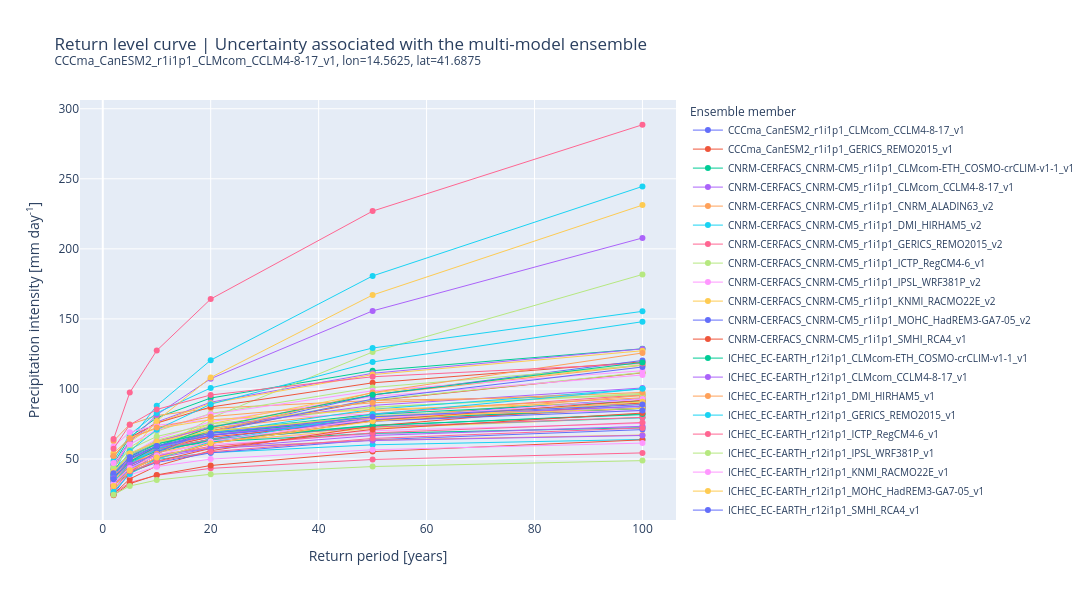

Write notebook code for a chart like this one.
### Markdown cell above
So far, we have only used one climate model - but the power lies in using multiple models! So, let's estimate the sensitivity of the return period to the climate model employed.

### Code cell
# read all models 
print(f"Reading {sample_point_file}")
sample_point_df = pd.read_csv(sample_point_file, parse_dates=['year'])
sample_point_df['year'] = sample_point_df['year'].dt.year
print(f"Number of unique ensemble members: {sample_point_df['member_id'].nunique()}")
unique_members = sample_point_df['member_id'].unique()

# use plotly to plot the return level curve for each member_id and remove the legend for each member_id to avoid overcrowding the legend, and add a single legend entry for all member_ids
import plotly.graph_objects as go
fig = go.Figure()
for member in unique_members:
    member_df = sample_point_df[sample_point_df['member_id'] == member]
    annual_max_per_member = member_df.groupby('year')['rx1day'].max().dropna()
    if len(annual_max_per_member) < 5:
        continue
    gev_params_member = genextreme.fit(annual_max_per_member)
    return_levels_member = genextreme.ppf(1 - 1/return_periods, *gev_params_member)
    fig.add_trace(go.Scatter(x=return_periods, y=return_levels_member, mode='lines+markers', name=f'{member}', line=dict(width=1), marker=dict(size=6)))
fig.update_layout(title=f'Return level curve | Uncertainty associated with the multi-model ensemble<br><sup>{point_df["member_id"].unique()[0]}, lon={point_df["lon"].unique()[0]}, lat={point_df["lat"].unique()[0]}</sup>', 
                  xaxis_title='Return period [years]', 
                  yaxis_title='Precipitation intensity [mm day<sup>-1</sup>]', 
                  legend_title='Ensemble member', legend=dict(font=dict(size=10), bgcolor='rgba(255,255,255,0.5)'),
                  width=1200, height=600)
fig.show()

### Figure 1 — Plotly figure (JSON) as saved in the notebook; plotly's stock layout.template omitted (floating-point values rounded to 4 significant figures)
{"data": [{"line": {"width": 1}, "marker": {"size": 6}, "mode": "lines+markers", "name": "CCCma_CanESM2_r1i1p1_CLMcom_CCLM4-8-17_v1", "type": "scatter", "x": [2, 5, 10, 20, 50, 100], "y": [38.87, 52.38, 61.14, 69.41, 79.92, 87.66]}, {"line": {"width": 1}, "marker": {"size": 6}, "mode": "lines+markers", "name": "CCCma_CanESM2_r1i1p1_GERICS_REMO2015_v1", "type": "scatter", "x": [2, 5, 10, 20, 50, 100], "y": [31.66, 45.27, 56.76, 70.12, 91.61, 111.5]}, {"line": {"width": 1}, "marker": {"size": 6}, "mode": "lines+markers", "name": "CNRM-CERFACS_CNRM-CM5_r1i1p1_CLMcom-ETH_COSMO-crCLIM-v1-1_v1", "type": "scatter", "x": [2, 5, 10, 20, 50, 100], "y": [46.44, 65.66, 79.44, 93.5, 113.0, 128.7]}, {"line": {"width": 1}, "marker": {"size": 6}, "mode": "lines+markers", "name": "CNRM-CERFACS_CNRM-CM5_r1i1p1_CLMcom_CCLM4-8-17_v1", "type": "scatter", "x": [2, 5, 10, 20, 50, 100], "y": [45.56, 63.07, 76.35, 90.51, 111.2, 128.6]}, {"line": {"width": 1}, "marker": {"size": 6}, "mode": "lines+markers", "name": "CNRM-CERFACS_CNRM-CM5_r1i1p1_CNRM_ALADIN63_v2", "type": "scatter", "x": [2, 5, 10, 20, 50, 100], "y": [62.85, 74.63, 80.98, 86.16, 91.76, 95.26]}, {"line": {"width": 1}, "marker": {"size": 6}, "mode": "lines+markers", "name": "CNRM-CERFACS_CNRM-CM5_r1i1p1_DMI_HIRHAM5_v2", "type": "scatter", "x": [2, 5, 10, 20, 50, 100], "y": [38.49, 63.42, 88.06, 120.5, 180.7, 244.6]}, {"line": {"width": 1}, "marker": {"size": 6}, "mode": "lines+markers", "name": "CNRM-CERFACS_CNRM-CM5_r1i1p1_GERICS_REMO2015_v2", "type": "scatter", "x": [2, 5, 10, 20, 50, 100], "y": [33.95, 46.36, 56.02, 66.53, 82.23, 95.76]}, {"line": {"width": 1}, "marker": {"size": 6}, "mode": "lines+markers", "name": "CNRM-CERFACS_CNRM-CM5_r1i1p1_ICTP_RegCM4-6_v1", "type": "scatter", "x": [2, 5, 10, 20, 50, 100], "y": [26.34, 40.59, 56.4, 79.24, 126.4, 181.7]}, {"line": {"width": 1}, "marker": {"size": 6}, "mode": "lines+markers", "name": "CNRM-CERFACS_CNRM-CM5_r1i1p1_IPSL_WRF381P_v2", "type": "scatter", "x": [2, 5, 10, 20, 50, 100], "y": [39.81, 48.72, 54.63, 60.3, 67.65, 73.15]}, {"line": {"width": 1}, "marker": {"size": 6}, "mode": "lines+markers", "name": "CNRM-CERFACS_CNRM-CM5_r1i1p1_KNMI_RACMO22E_v2", "type": "scatter", "x": [2, 5, 10, 20, 50, 100], "y": [43.98, 62.05, 75.54, 89.76, 110.2, 127.3]}, {"line": {"width": 1}, "marker": {"size": 6}, "mode": "lines+markers", "name": "CNRM-CERFACS_CNRM-CM5_r1i1p1_MOHC_HadREM3-GA7-05_v2", "type": "scatter", "x": [2, 5, 10, 20, 50, 100], "y": [34.12, 45.38, 54.37, 64.36, 79.6, 93.03]}, {"line": {"width": 1}, "marker": {"size": 6}, "mode": "lines+markers", "name": "CNRM-CERFACS_CNRM-CM5_r1i1p1_SMHI_RCA4_v1", "type": "scatter", "x": [2, 5, 10, 20, 50, 100], "y": [38.11, 49.35, 57.4, 65.62, 77.04, 86.21]}, {"line": {"width": 1}, "marker": {"size": 6}, "mode": "lines+markers", "name": "ICHEC_EC-EARTH_r12i1p1_CLMcom-ETH_COSMO-crCLIM-v1-1_v1", "type": "scatter", "x": [2, 5, 10, 20, 50, 100], "y": [38.73, 49.4, 56.79, 64.12, 73.99, 81.68]}, {"line": {"width": 1}, "marker": {"size": 6}, "mode": "lines+markers", "name": "ICHEC_EC-EARTH_r12i1p1_CLMcom_CCLM4-8-17_v1", "type": "scatter", "x": [2, 5, 10, 20, 50, 100], "y": [43.03, 62.27, 81.58, 107.3, 155.7, 207.8]}, {"line": {"width": 1}, "marker": {"size": 6}, "mode": "lines+markers", "name": "ICHEC_EC-EARTH_r12i1p1_DMI_HIRHAM5_v1", "type": "scatter", "x": [2, 5, 10, 20, 50, 100], "y": [31.78, 46.32, 58.59, 72.84, 95.72, 116.9]}, {"line": {"width": 1}, "marker": {"size": 6}, "mode": "lines+markers", "name": "ICHEC_EC-EARTH_r12i1p1_GERICS_REMO2015_v1", "type": "scatter", "x": [2, 5, 10, 20, 50, 100], "y": [35.0, 44.22, 49.68, 54.48, 60.11, 63.94]}, {"line": {"width": 1}, "marker": {"size": 6}, "mode": "lines+markers", "name": "ICHEC_EC-EARTH_r12i1p1_ICTP_RegCM4-6_v1", "type": "scatter", "x": [2, 5, 10, 20, 50, 100], "y": [25.19, 33.15, 38.36, 43.31, 49.64, 54.34]}, {"line": {"width": 1}, "marker": {"size": 6}, "mode": "lines+markers", "name": "ICHEC_EC-EARTH_r12i1p1_IPSL_WRF381P_v1", "type": "scatter", "x": [2, 5, 10, 20, 50, 100], "y": [35.47, 47.8, 58.48, 71.16, 92.0, 111.7]}, {"line": {"width": 1}, "marker": {"size": 6}, "mode": "lines+markers", "name": "ICHEC_EC-EARTH_r12i1p1_KNMI_RACMO22E_v1", "type": "scatter", "x": [2, 5, 10, 20, 50, 100], "y": [38.0, 49.33, 56.28, 62.55, 70.13, 75.45]}, {"line": {"width": 1}, "marker": {"size": 6}, "mode": "lines+markers", "name": "ICHEC_EC-EARTH_r12i1p1_MOHC_HadREM3-GA7-05_v1", "type": "scatter", "x": [2, 5, 10, 20, 50, 100], "y": [35.55, 46.76, 54.41, 61.93, 71.92, 79.61]}, {"line": {"width": 1}, "marker": {"size": 6}, "mode": "lines+markers", "name": "ICHEC_EC-EARTH_r12i1p1_SMHI_RCA4_v1", "type": "scatter", "x": [2, 5, 10, 20, 50, 100], "y": [38.28, 50.46, 58.82, 67.06, 78.06, 86.57]}, {"line": {"width": 1}, "marker": {"size": 6}, "mode": "lines+markers", "name": "ICHEC_EC-EARTH_r12i1p1_UHOH_WRF361H_v1", "type": "scatter", "x": [2, 5, 10, 20, 50, 100], "y": [51.88, 65.17, 75.62, 87.09, 104.4, 119.4]}, {"line": {"width": 1}, "marker": {"size": 6}, "mode": "lines+markers", "name": "ICHEC_EC-EARTH_r1i1p1_CLMcom-ETH_COSMO-crCLIM-v1-1_v1", "type": "scatter", "x": [2, 5, 10, 20, 50, 100], "y": [40.37, 50.9, 56.99, 62.24, 68.29, 72.32]}, {"line": {"width": 1}, "marker": {"size": 6}, "mode": "lines+markers", "name": "ICHEC_EC-EARTH_r1i1p1_DMI_HIRHAM5_v1", "type": "scatter", "x": [2, 5, 10, 20, 50, 100], "y": [34.1, 48.06, 57.7, 67.25, 80.07, 90.04]}, {"line": {"width": 1}, "marker": {"size": 6}, "mode": "lines+markers", "name": "ICHEC_EC-EARTH_r1i1p1_KNMI_RACMO22E_v1", "type": "scatter", "x": [2, 5, 10, 20, 50, 100], "y": [39.37, 53.32, 62.78, 72.04, 84.29, 93.66]}, {"line": {"width": 1}, "marker": {"size": 6}, "mode": "lines+markers", "name": "ICHEC_EC-EARTH_r1i1p1_SMHI_RCA4_v1", "type": "scatter", "x": [2, 5, 10, 20, 50, 100], "y": [36.46, 48.74, 56.55, 63.79, 72.84, 79.39]}, {"line": {"width": 1}, "marker": {"size": 6}, "mode": "lines+markers", "name": "ICHEC_EC-EARTH_r3i1p1_CLMcom-ETH_COSMO-crCLIM-v1-1_v1", "type": "scatter", "x": [2, 5, 10, 20, 50, 100], "y": [39.56, 49.99, 57.03, 63.87, 72.86, 79.71]}, {"line": {"width": 1}, "marker": {"size": 6}, "mode": "lines+markers", "name": "ICHEC_EC-EARTH_r3i1p1_DMI_HIRHAM5_v2", "type": "scatter", "x": [2, 5, 10, 20, 50, 100], "y": [36.23, 52.59, 63.36, 73.64, 86.9, 96.79]}, {"line": {"width": 1}, "marker": {"size": 6}, "mode": "lines+markers", "name": "ICHEC_EC-EARTH_r3i1p1_KNMI_RACMO22E_v1", "type": "scatter", "x": [2, 5, 10, 20, 50, 100], "y": [38.16, 52.99, 64.36, 76.59, 94.61, 109.9]}, {"line": {"width": 1}, "marker": {"size": 6}, "mode": "lines+markers", "name": "ICHEC_EC-EARTH_r3i1p1_SMHI_RCA4_v1", "type": "scatter", "x": [2, 5, 10, 20, 50, 100], "y": [33.85, 48.75, 61.05, 75.09, 97.19, 117.3]}, {"line": {"width": 1}, "marker": {"size": 6}, "mode": "lines+markers", "name": "IPSL_IPSL-CM5A-MR_r1i1p1_DMI_HIRHAM5_v1", "type": "scatter", "x": [2, 5, 10, 20, 50, 100], "y": [24.9, 40.35, 53.73, 69.59, 95.67, 120.4]}, {"line": {"width": 1}, "marker": {"size": 6}, "mode": "lines+markers", "name": "IPSL_IPSL-CM5A-MR_r1i1p1_GERICS_REMO2015_v1", "type": "scatter", "x": [2, 5, 10, 20, 50, 100], "y": [24.89, 35.74, 45.02, 55.9, 73.55, 90.05]}, {"line": {"width": 1}, "marker": {"size": 6}, "mode": "lines+markers", "name": "IPSL_IPSL-CM5A-MR_r1i1p1_IPSL_WRF381P_v1", "type": "scatter", "x": [2, 5, 10, 20, 50, 100], "y": [42.43, 53.4, 60.94, 68.39, 78.36, 86.07]}, {"line": {"width": 1}, "marker": {"size": 6}, "mode": "lines+markers", "name": "IPSL_IPSL-CM5A-MR_r1i1p1_KNMI_RACMO22E_v1", "type": "scatter", "x": [2, 5, 10, 20, 50, 100], "y": [31.18, 43.01, 50.61, 57.75, 66.75, 73.33]}, {"line": {"width": 1}, "marker": {"size": 6}, "mode": "lines+markers", "name": "IPSL_IPSL-CM5A-MR_r1i1p1_SMHI_RCA4_v1", "type": "scatter", "x": [2, 5, 10, 20, 50, 100], "y": [28.36, 40.1, 49.89, 61.14, 79.0, 95.34]}, {"line": {"width": 1}, "marker": {"size": 6}, "mode": "lines+markers", "name": "MIROC_MIROC5_r1i1p1_CLMcom_CCLM4-8-17_v1", "type": "scatter", "x": [2, 5, 10, 20, 50, 100], "y": [48.73, 67.28, 82.8, 100.7, 129.2, 155.4]}, {"line": {"width": 1}, "marker": {"size": 6}, "mode": "lines+markers", "name": "MIROC_MIROC5_r1i1p1_GERICS_REMO2015_v1", "type": "scatter", "x": [2, 5, 10, 20, 50, 100], "y": [34.27, 44.73, 51.93, 59.06, 68.62, 76.03]}, {"line": {"width": 1}, "marker": {"size": 6}, "mode": "lines+markers", "name": "MOHC_HadGEM2-ES_r1i1p1_CLMcom_CCLM4-8-17_v1", "type": "scatter", "x": [2, 5, 10, 20, 50, 100], "y": [43.69, 56.96, 66.05, 74.99, 86.92, 96.12]}, {"line": {"width": 1}, "marker": {"size": 6}, "mode": "lines+markers", "name": "MOHC_HadGEM2-ES_r1i1p1_CNRM_ALADIN63_v1", "type": "scatter", "x": [2, 5, 10, 20, 50, 100], "y": [58.98, 69.03, 74.09, 78.02, 82.03, 84.41]}, {"line": {"width": 1}, "marker": {"size": 6}, "mode": "lines+markers", "name": "MOHC_HadGEM2-ES_r1i1p1_DMI_HIRHAM5_v2", "type": "scatter", "x": [2, 5, 10, 20, 50, 100], "y": [31.7, 54.25, 77.2, 108.1, 167.0, 231.2]}, {"line": {"width": 1}, "marker": {"size": 6}, "mode": "lines+markers", "name": "MOHC_HadGEM2-ES_r1i1p1_GERICS_REMO2015_v1", "type": "scatter", "x": [2, 5, 10, 20, 50, 100], "y": [30.64, 40.58, 47.49, 54.38, 63.68, 70.96]}, {"line": {"width": 1}, "marker": {"size": 6}, "mode": "lines+markers", "name": "MOHC_HadGEM2-ES_r1i1p1_ICTP_RegCM4-6_v1", "type": "scatter", "x": [2, 5, 10, 20, 50, 100], "y": [24.11, 32.33, 38.61, 45.35, 55.26, 63.66]}, {"line": {"width": 1}, "marker": {"size": 6}, "mode": "lines+markers", "name": "MOHC_HadGEM2-ES_r1i1p1_IPSL_WRF381P_v1", "type": "scatter", "x": [2, 5, 10, 20, 50, 100], "y": [36.95, 47.88, 55.56, 63.27, 73.79, 82.09]}, {"line": {"width": 1}, "marker": {"size": 6}, "mode": "lines+markers", "name": "MOHC_HadGEM2-ES_r1i1p1_KNMI_RACMO22E_v2", "type": "scatter", "x": [2, 5, 10, 20, 50, 100], "y": [37.5, 51.78, 62.21, 73.01, 88.25, 100.7]}, {"line": {"width": 1}, "marker": {"size": 6}, "mode": "lines+markers", "name": "MOHC_HadGEM2-ES_r1i1p1_MOHC_HadREM3-GA7-05_v1", "type": "scatter", "x": [2, 5, 10, 20, 50, 100], "y": [37.89, 47.61, 53.19, 57.97, 63.45, 67.07]}, {"line": {"width": 1}, "marker": {"size": 6}, "mode": "lines+markers", "name": "MOHC_HadGEM2-ES_r1i1p1_SMHI_RCA4_v1", "type": "scatter", "x": [2, 5, 10, 20, 50, 100], "y": [33.29, 46.72, 57.16, 68.51, 85.46, 100.1]}, {"line": {"width": 1}, "marker": {"size": 6}, "mode": "lines+markers", "name": "MOHC_HadGEM2-ES_r1i1p1_UHOH_WRF361H_v1", "type": "scatter", "x": [2, 5, 10, 20, 50, 100], "y": [64.2, 97.4, 127.4, 164.2, 226.9, 288.6]}, {"line": {"width": 1}, "marker": {"size": 6}, "mode": "lines+markers", "name": "MPI-M_MPI-ESM-LR_r1i1p1_CLMcom-ETH_COSMO-crCLIM-v1-1_v1", "type": "scatter", "x": [2, 5, 10, 20, 50, 100], "y": [43.24, 58.28, 69.88, 82.43, 101.0, 117.0]}, {"line": {"width": 1}, "marker": {"size": 6}, "mode": "lines+markers", "name": "MPI-M_MPI-ESM-LR_r1i1p1_CLMcom_CCLM4-8-17_v1", "type": "scatter", "x": [2, 5, 10, 20, 50, 100], "y": [47.14, 60.45, 70.77, 81.98, 98.66, 113.0]}, {"line": {"width": 1}, "marker": {"size": 6}, "mode": "lines+markers", "name": "MPI-M_MPI-ESM-LR_r1i1p1_CNRM_ALADIN63_v1", "type": "scatter", "x": [2, 5, 10, 20, 50, 100], "y": [54.03, 65.01, 71.78, 77.94, 85.42, 90.7]}, {"line": {"width": 1}, "marker": {"size": 6}, "mode": "lines+markers", "name": "MPI-M_MPI-ESM-LR_r1i1p1_DMI_HIRHAM5_v1", "type": "scatter", "x": [2, 5, 10, 20, 50, 100], "y": [30.51, 43.52, 55.1, 69.13, 92.76, 115.7]}, {"line": {"width": 1}, "marker": {"size": 6}, "mode": "lines+markers", "name": "MPI-M_MPI-ESM-LR_r1i1p1_ICTP_RegCM4-6_v1", "type": "scatter", "x": [2, 5, 10, 20, 50, 100], "y": [28.95, 39.89, 48.35, 57.52, 71.11, 82.77]}, {"line": {"width": 1}, "marker": {"size": 6}, "mode": "lines+markers", "name": "MPI-M_MPI-ESM-LR_r1i1p1_KNMI_RACMO22E_v1", "type": "scatter", "x": [2, 5, 10, 20, 50, 100], "y": [38.81, 51.61, 60.58, 69.58, 81.82, 91.45]}, {"line": {"width": 1}, "marker": {"size": 6}, "mode": "lines+markers", "name": "MPI-M_MPI-ESM-LR_r1i1p1_MOHC_HadREM3-GA7-05_v1", "type": "scatter", "x": [2, 5, 10, 20, 50, 100], "y": [37.84, 49.89, 58.36, 66.89, 78.52, 87.71]}, {"line": {"width": 1}, "marker": {"size": 6}, "mode": "lines+markers", "name": "MPI-M_MPI-ESM-LR_r1i1p1_MPI-CSC_REMO2009_v1", "type": "scatter", "x": [2, 5, 10, 20, 50, 100], "y": [27.68, 41.12, 53.69, 69.52, 97.43, 125.7]}, {"line": {"width": 1}, "marker": {"size": 6}, "mode": "lines+markers", "name": "MPI-M_MPI-ESM-LR_r1i1p1_SMHI_RCA4_v1a", "type": "scatter", "x": [2, 5, 10, 20, 50, 100], "y": [38.24, 55.69, 70.93, 89.12, 119.3, 148.0]}, {"line": {"width": 1}, "marker": {"size": 6}, "mode": "lines+markers", "name": "MPI-M_MPI-ESM-LR_r1i1p1_UHOH_WRF361H_v1", "type": "scatter", "x": [2, 5, 10, 20, 50, 100], "y": [57.33, 74.39, 85.37, 95.68, 108.7, 118.2]}, {"line": {"width": 1}, "marker": {"size": 6}, "mode": "lines+markers", "name": "MPI-M_MPI-ESM-LR_r2i1p1_CLMcom-ETH_COSMO-crCLIM-v1-1_v1", "type": "scatter", "x": [2, 5, 10, 20, 50, 100], "y": [40.56, 53.12, 61.6, 69.86, 80.74, 89.03]}, {"line": {"width": 1}, "marker": {"size": 6}, "mode": "lines+markers", "name": "MPI-M_MPI-ESM-LR_r2i1p1_MPI-CSC_REMO2009_v1", "type": "scatter", "x": [2, 5, 10, 20, 50, 100], "y": [29.41, 38.7, 44.54, 49.91, 56.56, 61.32]}, {"line": {"width": 1}, "marker": {"size": 6}, "mode": "lines+markers", "name": "MPI-M_MPI-ESM-LR_r2i1p1_SMHI_RCA4_v1", "type": "scatter", "x": [2, 5, 10, 20, 50, 100], "y": [40.8, 54.1, 62.42, 70.07, 79.49, 86.22]}, {"line": {"width": 1}, "marker": {"size": 6}, "mode": "lines+markers", "name": "MPI-M_MPI-ESM-LR_r3i1p1_CLMcom-ETH_COSMO-crCLIM-v1-1_v1", "type": "scatter", "x": [2, 5, 10, 20, 50, 100], "y": [39.79, 51.38, 59.22, 66.86, 76.95, 84.65]}, {"line": {"width": 1}, "marker": {"size": 6}, "mode": "lines+markers", "name": "MPI-M_MPI-ESM-LR_r3i1p1_GERICS_REMO2015_v1", "type": "scatter", "x": [2, 5, 10, 20, 50, 100], "y": [30.76, 41.77, 50.82, 61.11, 77.26, 91.86]}, {"line": {"width": 1}, "marker": {"size": 6}, "mode": "lines+markers", "name": "MPI-M_MPI-ESM-LR_r3i1p1_SMHI_RCA4_v1", "type": "scatter", "x": [2, 5, 10, 20, 50, 100], "y": [36.14, 48.06, 58.97, 72.48, 95.81, 119.0]}, {"line": {"width": 1}, "marker": {"size": 6}, "mode": "lines+markers", "name": "NCC_NorESM1-M_r1i1p1_CLMcom-ETH_COSMO-crCLIM-v1-1_v1", "type": "scatter", "x": [2, 5, 10, 20, 50, 100], "y": [36.32, 46.78, 52.65, 57.61, 63.17, 66.78]}, {"line": {"width": 1}, "marker": {"size": 6}, "mode": "lines+markers", "name": "NCC_NorESM1-M_r1i1p1_CNRM_ALADIN63_v1", "type": "scatter", "x": [2, 5, 10, 20, 50, 100], "y": [52.08, 64.41, 72.5, 80.21, 90.12, 97.49]}, {"line": {"width": 1}, "marker": {"size": 6}, "mode": "lines+markers", "name": "NCC_NorESM1-M_r1i1p1_DMI_HIRHAM5_v3", "type": "scatter", "x": [2, 5, 10, 20, 50, 100], "y": [26.58, 39.24, 49.89, 62.21, 81.92, 100.1]}, {"line": {"width": 1}, "marker": {"size": 6}, "mode": "lines+markers", "name": "NCC_NorESM1-M_r1i1p1_GERICS_REMO2015_v1", "type": "scatter", "x": [2, 5, 10, 20, 50, 100], "y": [31.55, 41.3, 48.19, 55.13, 64.63, 72.16]}, {"line": {"width": 1}, "marker": {"size": 6}, "mode": "lines+markers", "name": "NCC_NorESM1-M_r1i1p1_ICTP_RegCM4-6_v1", "type": "scatter", "x": [2, 5, 10, 20, 50, 100], "y": [24.47, 30.7, 34.94, 39.09, 44.6, 48.83]}, {"line": {"width": 1}, "marker": {"size": 6}, "mode": "lines+markers", "name": "NCC_NorESM1-M_r1i1p1_IPSL_WRF381P_v1", "type": "scatter", "x": [2, 5, 10, 20, 50, 100], "y": [32.61, 43.57, 52.53, 62.7, 78.58, 92.88]}, {"line": {"width": 1}, "marker": {"size": 6}, "mode": "lines+markers", "name": "NCC_NorESM1-M_r1i1p1_MOHC_HadREM3-GA7-05_v1", "type": "scatter", "x": [2, 5, 10, 20, 50, 100], "y": [30.69, 41.92, 51.0, 61.18, 76.89, 90.89]}, {"line": {"width": 1}, "marker": {"size": 6}, "mode": "lines+markers", "name": "NCC_NorESM1-M_r1i1p1_SMHI_RCA4_v1", "type": "scatter", "x": [2, 5, 10, 20, 50, 100], "y": [35.46, 49.86, 59.35, 68.41, 80.1, 88.82]}], "layout": {"height": 600, "legend": {"bgcolor": "rgba(255,255,255,0.5)", "font": {"size": 10}, "title": {"text": "Ensemble member"}}, "title": {"text": "Return level curve | Uncertainty associated with the multi-model ensemble<br><sup>CCCma_CanESM2_r1i1p1_CLMcom_CCLM4-8-17_v1, lon=14.5625, lat=41.6875</sup>"}, "width": 1200, "xaxis": {"title": {"text": "Return period [years]"}}, "yaxis": {"title": {"text": "Precipitation intensity [mm day<sup>-1</sup>]"}}}}
